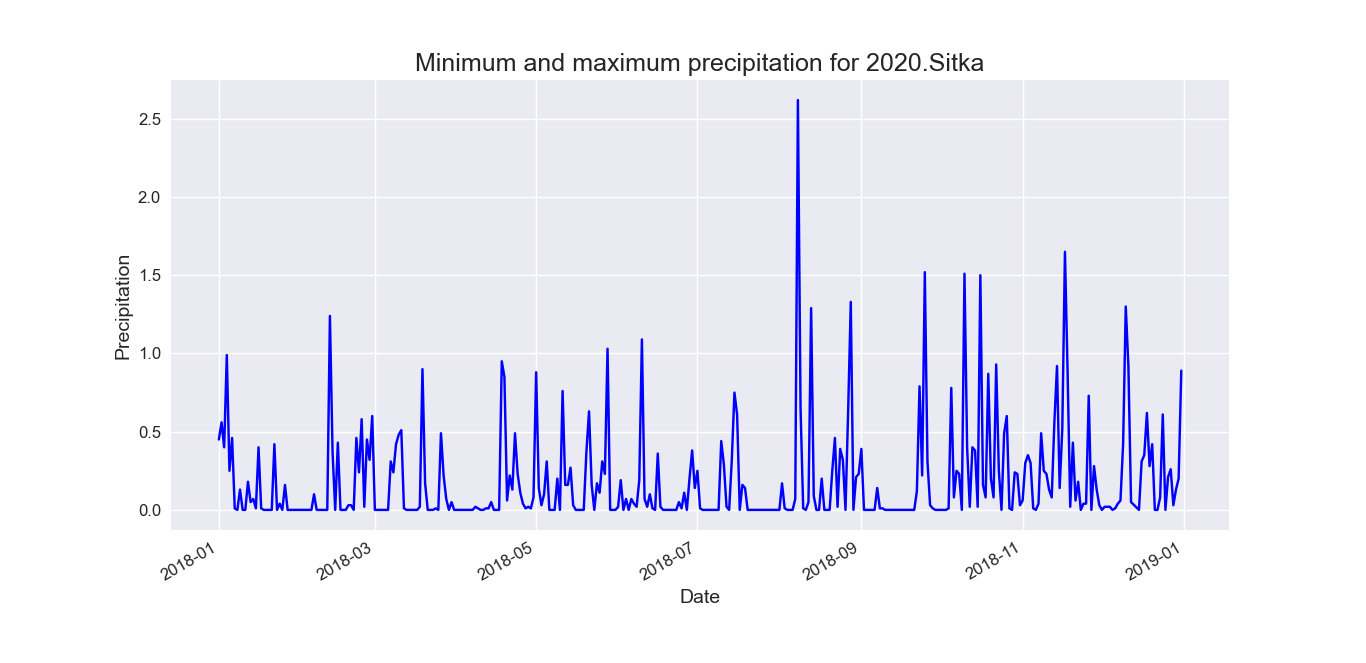

The Python source for this figure:
import csv
from datetime import datetime
from matplotlib import pyplot as plt

filename = 'data/sitka_weather_2018_simple.csv'

with open(filename) as f:
	file = csv.reader(f)
	reader = next(file)
	print(reader)

	for index, column_header in enumerate(reader):
		print(index,column_header)

	prcp,data = [], []
	for row in file:
		prc_p = float(row[3])
		current_date = datetime.strptime(row[2], '%Y-%m-%d')
		prcp.append(prc_p)
		data.append(current_date)

plt.style.use('seaborn')
fig, ax = plt.subplots(figsize=(10,9))
ax.plot(data, prcp, c='blue')
fig.autofmt_xdate()
plt.title('Minimum and maximum precipitation for 2020.Sitka', fontsize=18)
plt.xlabel('Date', fontsize=14)
plt.ylabel('Precipitation', fontsize=14)
plt.tick_params(axis='both', which ='major', labelsize =12)
plt.show()
